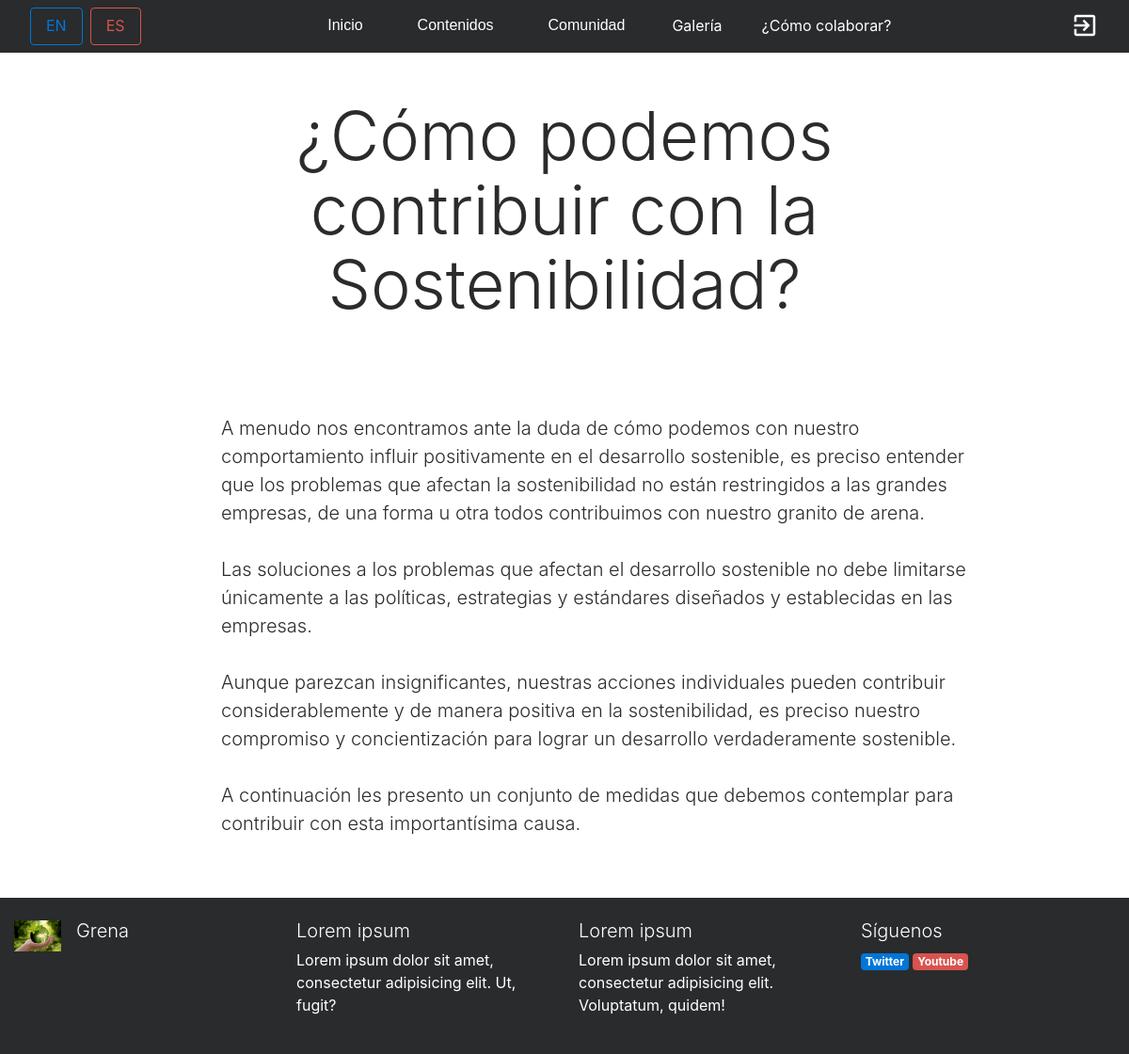
Screenshot of /index.php?controller=comocolaborar&action=showall with the database file from the repository.
### tables this page shows
CREATE TABLE IF NOT EXISTS COMOCOLABORAR(
		ID_COMOCOL INT(10) AUTO_INCREMENT,
		TITULO VARCHAR(255) NOT NULL,
		DESCRIPCION VARCHAR(2550) NOT NULL,
		CONSTRAINT PK_COMOCOLABORAR PRIMARY KEY(ID_COMOCOL)

	);

### core/ViewManager.php (called while the page is built, shortened)
<?php
class ViewManager {
	private $variables = array();
	public function setVariable($varname, $value, $flash=false) {
		$this->variables[$varname] = $value;
	}
	public function getVariable($varname, $default=NULL) {
		if (!isset($this->variables[$varname])) {
			return $default;
		}
		return $this->variables[$varname];
	}
	public function render($controller, $viewname) {
		include(__DIR__."/../view/$controller/$viewname.php");
	}
	private static $viewmanager_singleton = NULL;
	public static function getInstance() {
		if (self::$viewmanager_singleton == null) {
			self::$viewmanager_singleton = new ViewManager();
		}
		return self::$viewmanager_singleton;
	}
}

### controller/ComocolaborarController.php (called while the page is built, shortened)
<?php
require_once(__DIR__."/../model/Comocolaborar.php");
require_once(__DIR__."/../model/ComocolaborarMapper.php");
require_once(__DIR__."/../core/ViewManager.php");
class ComocolaborarController extends BaseController {
	private $comocolaborarMapper;
	public function __construct() {
		$this->comocolaborarMapper = new ComocolaborarMapper();
	}
	public function showAll() {
		$comocolaborar = $this->comocolaborarMapper->findAll();
		$comocolaborarr=array_reverse($comocolaborar);
		$this->view->setVariable("comocolaborar", $comocolaborarr);
		$this->view->render("colaborar", "comocolaborar");
	}
}

### index.php (called while the page is built, shortened)
<?php
function run() {
	try {
		$controller = loadController($_GET["controller"]);
		$actionName = $_GET["action"];
		$controller->$actionName();
	} catch(Exception $ex) {
		die("An exception occured!!!!!".$ex->getMessage());
	}
}
function loadController($controllerName) {
	return new $controllerClassName();
}
run();
?>

### model/Comocolaborar.php (called while the page is built, shortened)
<?php
class Comocolaborar {
	private $titulo;
	private $descripcion;
	public function __construct($id=NULL,  $titulo=NULL, $descripcion=NULL) {
		$this->titulo = $titulo;
		$this->descripcion = $descripcion;
	}
	public function getTitulo() {
		return $this->titulo;
	}
	public function getDescripcion() {
		return $this->descripcion;
	}
}

### model/ComocolaborarMapper.php (called while the page is built, shortened)
<?php
require_once(__DIR__."/../core/PDOConnection.php");
require_once(__DIR__."/../model/Comocolaborar.php");
class ComocolaborarMapper {
	private $db;
	public function __construct() {
		$this->db = PDOConnection::getInstance();
	}
	public function findAll() {
		$stmt = $this->db->query("SELECT * FROM COMOCOLABORAR");
		$comocolaborar_db = $stmt->fetchAll(PDO::FETCH_ASSOC);
		$comocolaborararr = array();
		foreach ($comocolaborar_db as $comocolaborar) {
			array_push($comocolaborararr, new Comocolaborar($comocolaborar["ID_COMOCOL"], $comocolaborar["TITULO"],$comocolaborar["DESCRIPCION"]));
		}
		return $comocolaborararr;
	}
	}

### core/PDOConnection.php (called while the page is built)
<?php
class PDOConnection {
	private static $dbhost = "127.0.0.1";
	private static $dbname = "GRENA";
	private static $dbuser = "grena";
	private static $dbpass = "grena21";
	private static $db_singleton = null;
	public static function getInstance() {
		if (self::$db_singleton == null) {
			self::$db_singleton = new PDO(
			"mysql:host=".self::$dbhost.";dbname=".self::$dbname.";charset=utf8",
			self::$dbuser,
			self::$dbpass,
			array(
				PDO::ATTR_EMULATE_PREPARES => false,
				PDO::ATTR_ERRMODE => PDO::ERRMODE_EXCEPTION
			)
		);
	}
	return self::$db_singleton;
}
}
?>

### view/colaborar/comocolaborar.php (the view, shortened to what this page needs)
<?php
require_once(__DIR__."/../../core/ViewManager.php");
$view = ViewManager::getInstance();
$contenido= $view->getVariable("comocolaborar");
?>
<div class="container my-5 w-75 ">
<h1 class="display-3 titulovideos "><?= $contenido[0]->getTitulo() ?></h1>
<div class="row d-flex  align-items-center  ">
          <div class="col-md-12  align-items-center mt-5">
          <p class="lead textovideos"><?=nl2br( $contenido[0]->getDescripcion()) ?></p>
        </div>
          </div>
</div>

### rows the page displays
comocolaborar: TITULO "¿Cómo podemos contribuir con la Sostenibilidad?", DESCRIPCION "A menudo nos encontramos ante la duda de cómo podemos con nuestro comportamiento influir positivamente en el desarrollo sostenible, es preciso entender que los problemas que afectan la sostenibilidad no están restringidos a las grandes empresas, de una forma u otra todos contribuimos con nuestro granito de arena. Las soluciones a los problemas que afectan el desarrollo sostenible no debe limitarse únicamente a las políticas, estrategias y estándares diseñados y establecidas en las empresas. Aunque parezcan insignificantes, nuestras acciones individuales pueden contribuir considerablemente y de manera positiva en la sostenibilidad, es preciso nuestro compromiso y concientización para lograr…"

### other values shown
i18n("Inicio") "Inicio"
i18n("Contenidos") "Contenidos"
i18n("Comunidad") "Comunidad"
i18n("Galería") "Galería"
i18n("¿Cómo colaborar?") "¿Cómo colaborar?"
